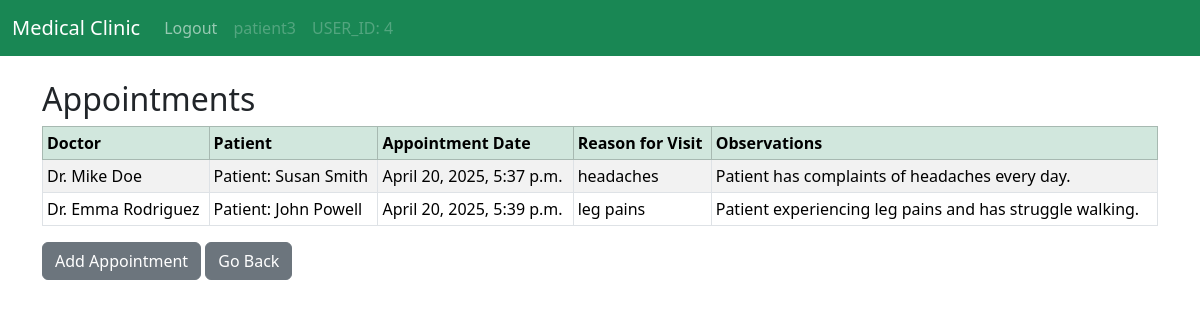
Page /appointment-list/ (signed in) on the committed database.
### clinic/models.py (models this page shows, shortened)
class Appointment(models.Model):
    doctor = models.ForeignKey('Doctor', on_delete=models.CASCADE, related_name='appointments')
    patient = models.ForeignKey('Patient', on_delete=models.CASCADE, related_name='appointments')
    appointment_datetime = models.DateTimeField(default=timezone.now)
    reason_for_visit = models.CharField(max_length=255)
    observations = models.TextField(blank=True, null=True)

class UserProfile(models.Model):
    healthcare_number = models.CharField(max_length=20, unique=True)
    birthday = models.DateField(null=True, blank=True)
    gender = models.CharField(max_length=10, choices=[('M', 'Male'), ('F', 'Female'), ('O', 'Other')])
    insurance = models.CharField(max_length=50)
    phone_number = models.CharField(max_length=15, blank=True)
    address = models.TextField(blank=True)
    class Meta:
        abstract = True

class Doctor(UserProfile):
    user = models.OneToOneField(User, on_delete=models.CASCADE)
    specialty = models.CharField(max_length=100)
    license_number = models.CharField(max_length=50)
    def __str__(self):
        return f"Dr. {self.user.first_name} {self.user.last_name}"

class Patient(UserProfile):
    user = models.OneToOneField(User, on_delete=models.CASCADE)
    emergency_contact = models.CharField(max_length=100, blank=True)
    def __str__(self):
        return f"Patient: {self.user.first_name} {self.user.last_name}"

### clinic/views.py (the view)
# urls.py: path("appointment-list/", views.appointment_list, name='appointment-list'),
def appointment_list(request):
    appointments = Appointment.objects.all()
    return render(request, 'appointment-list.html', {'appointments':appointments})

### clinic/templates/appointment-list.html
{% extends "base.html" %}
{% block content %}
    {% if user.is_authenticated %}
        <h2>Appointments</h2>
        <table class="table table-striped table-hover table-bordered table-sm">
            <thead class="table-success">
                <tr>
                    <th scope="col">Doctor</th>
                    <th scope="col">Patient</th>
                    <th scope="col">Appointment Date</th>
                    <th scope="col">Reason for Visit</th>
                    <th scope="col">Observations</th>
                </tr>
            </thead>
            <tbody>
                {% if appointments %}
                    {% for appointment in appointments %}
                        <tr>
                            <td>{{ appointment.doctor }}</td>
                            <td>{{ appointment.patient }}</td>
                            <td>{{ appointment.appointment_datetime }}</td>
                            <td>{{ appointment.reason_for_visit }}</td>
                            <td>{{ appointment.observations }}</td>
                        </tr>
                    {% endfor %}
                {% endif %}
            </tbody>
        </table>
        <a href="#" class="btn btn-secondary">Add Appointment</a>
        <a href="{% url "doctor-dashboard" %}" class="btn btn-secondary">Go Back</a>
    {% else %}
        <div class="col-md-6 offset-md-3">
            <h1>You Are Not Logged In</h1>
            <br/>
            <a href="{% url "doctor-dashboard" %}" class="btn btn-secondary">Go to Doctor Login</a>
        </div>
    {% endif %}
{% endblock content %}

### clinic/templates/navbar.html (shortened to what this page needs)
<nav class="navbar navbar-expand-lg navbar-dark bg-success">
    <div class="container-fluid">
      <a class="navbar-brand" href="{% url 'home' %}">Medical Clinic</a>
      <div class="collapse navbar-collapse" id="navbarSupportedContent">
        <ul class="navbar-nav me-auto mb-2 mb-lg-0">
            {% if user.is_authenticated %}
                <li class="nav-item">
                  <a class="nav-link" href="{% url 'logout' %}">Logout</a>
                </li>
                <li class="nav-item">
                  <a class="nav-link disabled" aria-disabled="true">{{ user }}</a>
                </li>
                <li class="nav-item">
                  <a class="nav-link disabled" aria-disabled="true">USER_ID: {{ user.id }}</a>
                </li>
            {% endif %}
        </ul>
      </div>
    </div>
  </nav>

### rows in the picture
Appointment: doctor "Dr. Mike Doe", patient "Patient: Susan Smith", appointment_datetime "April 20, 2025, 5:37 p.m.", reason_for_visit "headaches", observations "Patient has complaints of headaches every day."
Appointment: doctor "Dr. Emma Rodriguez", patient "Patient: John Powell", appointment_datetime "April 20, 2025, 5:39 p.m.", reason_for_visit "leg pains", observations "Patient experiencing leg pains and has struggle walking."

### other values in the picture
{{ user }} "patient3"
{{ user.id }} "4"
